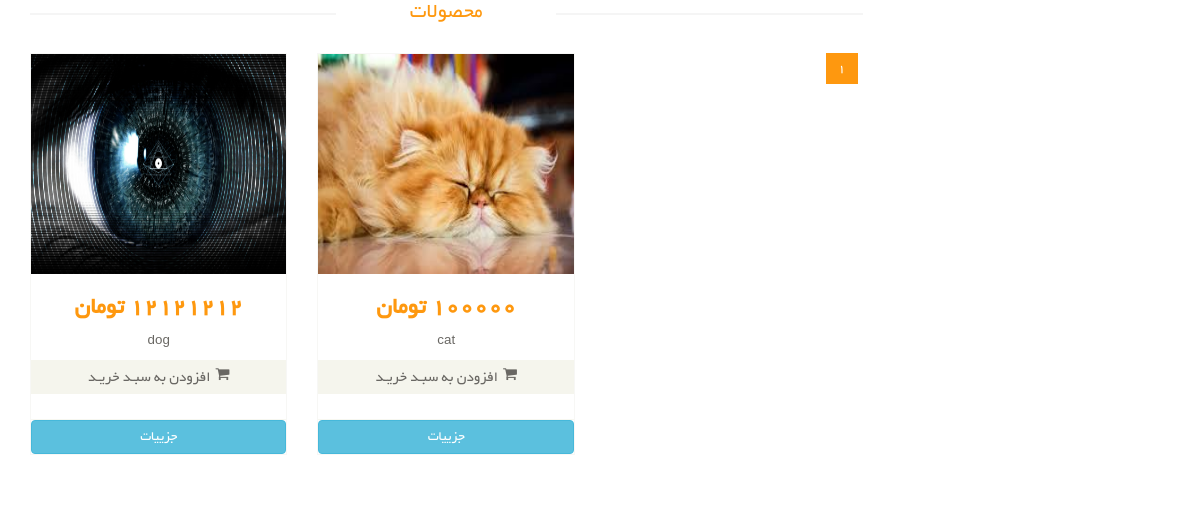
Screenshot of /products/animals with the database file from the repository.
### eshop_products/models.py (models this page shows, shortened)
class Product(models.Model):
    title = models.CharField(max_length=40, verbose_name='عنوان')
    description = models.TextField(verbose_name='توضیحات')
    price = models.IntegerField(verbose_name='قیمت')
    image = models.ImageField(upload_to='products/', null=True, verbose_name='تصویر')
    slug = models.SlugField(unique=True, verbose_name='شناسه')
    active = models.BooleanField(default=False, verbose_name='موجود / ناموجود')
    timestamp = models.DateTimeField(auto_now_add=True, verbose_name='تاریخ')
    category = models.ManyToManyField(ProductCategory, blank=True, verbose_name='دسته بندی ها')
    objects = ProductManager()
    class Meta:
        verbose_name_plural = 'محصولات'
        verbose_name = 'محصول'
    def thumbnail_pic(self):
        return format_html(f"<img  width=120 height=100 style='border-radius : 20px;' src={self.image.url} />")
    thumbnail_pic.short_description = 'تصویر'

### eshop_products/views.py (the view)
# urls.py: path('products/<category_name>', ProductListByCategory.as_view()),
class ProductListByCategory(ListView):
    template_name = 'products/product_list.html'
    paginate_by = 6
    def get_queryset(self):
        category_name = self.kwargs['category_name']
        category = ProductCategory.objects.filter(name__iexact=category_name).first()
        if category is None:
            raise Http404('صفحه ی مورد نظر یافت نشد')
        else:
            return Product.objects.get_product_by_category(category_name)

### eshop_products/models.py (called while the page is built)
    def get_product_by_category(self, category_name):
        return self.get_queryset().filter(category__name__iexact=category_name, active=True)

### eshop_products/templates/products/product_list.html (shortened to what this page needs)
{% extends 'shared/Main_Layout.html' %}
{% load static %}
{% load render_partial %}
{% block content %}
    <section>
        <div class="container">
            <div class="row">
                <div class="col-sm-9 padding-right">
                    <div class="features_items">
                        <h2 class="title text-center">محصولات </h2>
                        {% for object in page_obj %}
                            {% include 'component/product_box.html' with object=object %}
                        {% endfor %}
                        <ul class="pagination">
                            {% for page in paginator.page_range %}
                                {% if page == page_obj.number %}
                                    <li class="active"><a href="?page={{ page }}">{{ page }}</a></li>
                                    {% else %}
                                    <li><a href="?page={{ page }}">{{ page }}</a></li>
                                {% endif %}
                            {% endfor %}
                        </ul>
                    </div>
                </div>
            </div>
        </div>
    </section>
{% endblock %}

### eshop_products/templates/component/product_box.html (shortened to what this page needs)
<div class="col-sm-4">
    <div class="product-image-wrapper">
        <div class="single-products">
            <div class="productinfo text-center">
                <img style="width: 100%; height: 220px" src="{{ object.image.url }}" alt=""/>
                <h2>{{ object.price }} تومان </h2>
                <p>{{ object.title }}</p>
                <a href="#" class="btn btn-default add-to-cart"><i
                        class="fa fa-shopping-cart"></i>افزودن به سبـد خریـد</a>
            </div>
            <div class="product-overlay">
                <div class="overlay-content">
                </div>
            </div>
        </div>
        <div class="choose">
            <ul class="nav nav-pills nav-justified">
                <a class="btn btn-block btn-info" href="{% url 'productdetail' slug=object.slug product_id=object.id %}">جزيیات </a>
            </ul>
        </div>
    </div>
</div>

### assets/css/main.css (style rules this page uses)
body { font-family: 'BYekan'; font-size: 10pt; position: relative; font-weight: normal; direction: rtl; }
ul li { list-style: none; }
a { -webkit-transition: 300ms; -moz-transition: 300ms; -o-transition: 300ms; transition: 300ms; }
h1, h2, h3, h4, h5, h6 { font-family: 'BYekan', sans-serif; }
.left-sidebar h2:after, h2.title:after { content: " "; position: absolute; border: 1px solid #f5f5f5; bottom:8px; right: 0; width: 100%; height: 0; z-index: -2; }
h2.title:before { content: " "; position: absolute; background: #fff; bottom: -6px; width: 220px; height: 30px; z-index: -1; right: 50%; margin-right: -110px; }
.padding-right { padding-left: 0; }
.features_items { overflow:hidden; }
h2.title { color: #FE980F; font-family: 'BYekan', sans-serif; font-size: 16pt; font-weight: 400; margin: 0 15px; text-transform: uppercase; margin-bottom: 30px; position: relative; }
.product-image-wrapper { border:1px solid #F7F7F5; overflow: hidden; margin-bottom:30px; }
.single-products { position: relative; }
.productinfo h2 { color: #FE980F; font-family: 'BYekan', sans-serif; font-size: 24px; font-weight: 700; }
.productinfo p { font-family: 'BYekan', sans-serif; font-size: 10pt; font-weight: 400; color: #696763; }
.productinfo img { width: 100%; }
.productinfo { position:relative; }
.product-overlay { background:#FE980F; top: 0; display: none; height: 0; position: absolute; transition: height 500ms ease 0s; width: 100%; display: block; opacity:; }
.product-overlay .overlay-content { bottom: 0; position: absolute; bottom: 0; text-align: center; width: 100%; }
.add-to-cart { background:#F5F5ED; border: 0 none; border-radius: 0; color: #696763; font-family: 'BYekan', sans-serif; font-size: 15px; width: 100%; margin-bottom: 25px; }
.add-to-cart i { margin-left:5px; }
.choose { border-top: 1px solid #F7F7F0; }
.pagination { display: inline-block; margin-bottom: 25px; margin-top: 0; padding-right: 15px; }
.pagination li:first-child a, .pagination li:first-child span { border-bottom-left-radius: 0; border-top-left-radius: 0; margin-left: 0; }
.pagination li:last-child a, .pagination li:last-child span { border-bottom-right-radius: 0; border-top-right-radius: 0; }
.pagination .active a, .pagination .active span, .pagination .active a:hover, .pagination .active span:hover, .pagination .active a:focus, .pagination .active span:focus { background-color: #FE980F; border-color: #FE980F; color: #FFFFFF; cursor: default; z-index: 2; }
.pagination li a, .pagination li span { background-color: #f0f0e9; border: 0; float: left; line-height: 1.42857; margin-left: -1px; padding: 6px 12px; position: relative; text-decoration: none; margin-right: 5px; color:#000; }

### rows the page displays
Product: image (picture), price "12121212", title "dog"
Product: image (picture), price "100000", title "cat"

### other values shown
{{ page }} "1"
